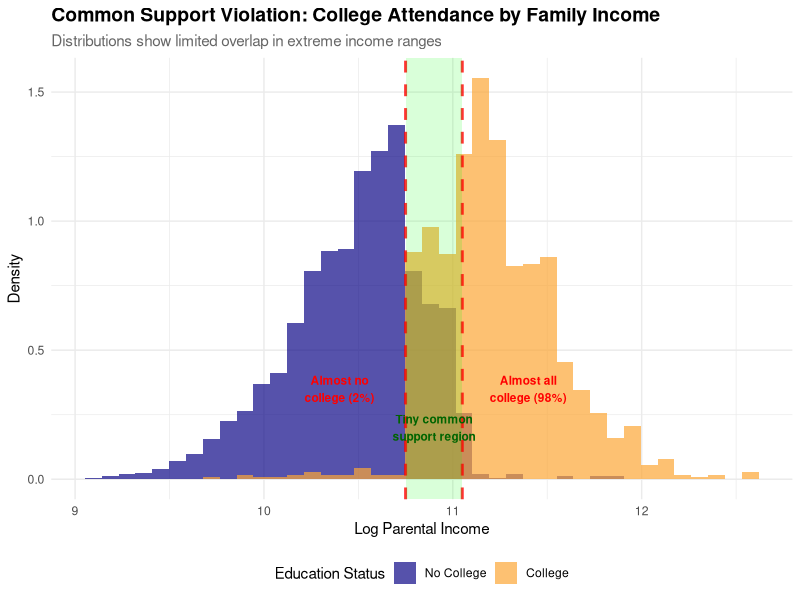
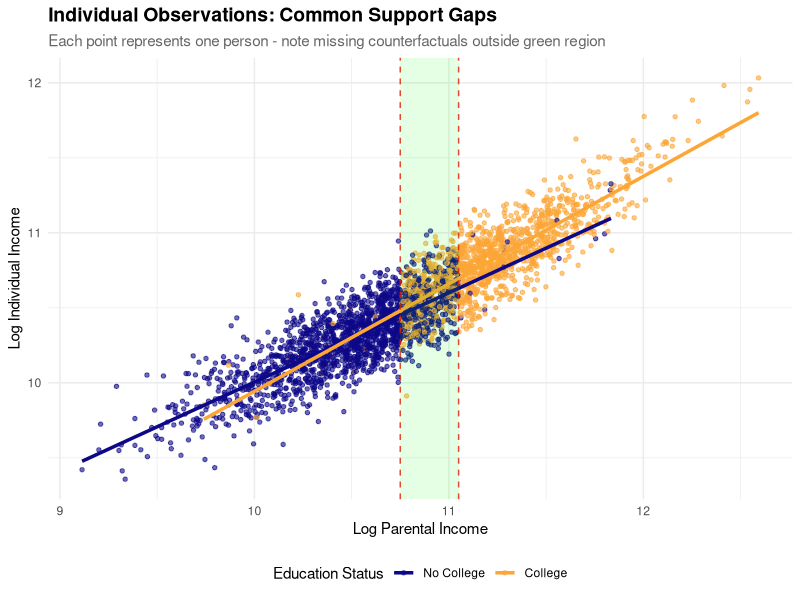

R code for these plots, in order:
# Using AI to design illustration
# Claude 4.0 sonnet 2025-08-13
# version 6
# prompt: Maybe add a scatterplot at the end



library(tidyverse)
library(ggplot2)
library(viridis)

# Set seed for reproducibility
set.seed(42)

# Generate data with EXTREME common support violations
n <- 3000

# Create parental income distribution (MUCH tighter distribution)
log_parent_income <- rnorm(n, mean = 10.8, sd = 0.5)

# VERY tight selection thresholds for minimal overlap
college_prob <- ifelse(log_parent_income < 10.75, 0.02,   # Almost no college below 10.75
                       ifelse(log_parent_income > 11.05, 0.98,   # Almost all college above 11.05
                              0.5))                               # 50/50 in tiny middle range

# Add some randomness but maintain very strong correlation
has_degree <- rbinom(n, 1, college_prob)

# Generate log income outcome with EXPONENTIAL heterogeneous treatment effects
parental_effect <- 0.6        # Strong intergenerational correlation
intercept <- 4.0              # Base log income

# EXPONENTIAL college premium: returns explode with family income
college_premium <- 0.05 * exp(1.2 * (log_parent_income - 10.8))

log_income <- intercept + 
  parental_effect * log_parent_income + 
  college_premium * has_degree +
  rnorm(n, 0, 0.15)  # Low noise for clear signal

# Create the dataset
data <- tibble(
  log_parent_income = log_parent_income,
  has_degree_num = has_degree,
  has_degree = factor(has_degree, 
                      levels = c(0, 1), 
                      labels = c("No College", "College")),
  log_income = log_income
)

# Create the common support visualization
p1 <- data %>%
  ggplot(aes(x = log_parent_income, fill = has_degree)) +
  geom_histogram(aes(y = after_stat(density)), 
                 alpha = 0.7, 
                 position = "identity", 
                 bins = 40) +
  scale_fill_viridis_d(option = "plasma", end = 0.8) +
  labs(
    title = "Common Support Violation: College Attendance by Family Income",
    subtitle = "Distributions show limited overlap in extreme income ranges",
    x = "Log Parental Income",
    y = "Density",
    fill = "Education Status"
  ) +
  theme_minimal() +
  theme(
    plot.title = element_text(size = 14, face = "bold"),
    plot.subtitle = element_text(size = 11, color = "gray40"),
    legend.position = "bottom"
  ) +
  # Add vertical lines to highlight problematic regions (very tight thresholds)
  geom_vline(xintercept = c(10.75, 11.05), 
             linetype = "dashed", 
             color = "red", 
             alpha = 0.8, 
             size = 1) +
  annotate("text", x = 10.4, y = 0.35, 
           label = "Almost no\ncollege (2%)", 
           size = 3, color = "red", fontface = "bold") +
  annotate("text", x = 11.4, y = 0.35, 
           label = "Almost all\ncollege (98%)", 
           size = 3, color = "red", fontface = "bold") +
  annotate("rect", xmin = 10.75, xmax = 11.05, ymin = -Inf, ymax = Inf,
           alpha = 0.15, fill = "green") +
  annotate("text", x = 10.9, y = 0.2, 
           label = "Tiny common\nsupport region", 
           size = 3, color = "darkgreen", fontface = "bold")

# Display the plot
print(p1)

# Create scatterplot to show individual observations and gaps
p2 <- data %>%
  ggplot(aes(x = log_parent_income, y = log_income, color = has_degree)) +
  geom_point(alpha = 0.6, size = 1.2) +
  scale_color_viridis_d(option = "plasma", end = 0.8) +
  # Add regression lines
  geom_smooth(method = "lm", se = FALSE, size = 1.2) +
  # Highlight common support region
  geom_vline(xintercept = c(10.75, 11.05), 
             linetype = "dashed", color = "red", alpha = 0.8) +
  annotate("rect", xmin = 10.75, xmax = 11.05, ymin = -Inf, ymax = Inf,
           alpha = 0.1, fill = "green") +
  labs(
    title = "Individual Observations: Common Support Gaps",
    subtitle = "Each point represents one person - note missing counterfactuals outside green region",
    x = "Log Parental Income", 
    y = "Log Individual Income",
    color = "Education Status"
  ) +
  theme_minimal() +
  theme(
    plot.title = element_text(size = 14, face = "bold"),
    plot.subtitle = element_text(size = 11, color = "gray40"),
    legend.position = "bottom"
  )

print(p2)

# Summary statistics and common support analysis
cat("\n=== Common Support Analysis ===\n")
cat("Sample size:", nrow(data), "\n")

# Show the problem quantitatively
support_analysis <- data %>%
  group_by(has_degree) %>%
  summarise(
    n = n(),
    min_income = min(log_parent_income),
    max_income = max(log_parent_income),
    mean_income = mean(log_parent_income),
    .groups = "drop"
  )

print(support_analysis)

# Calculate overlap region precisely
college_min <- min(data$log_parent_income[data$has_degree == "College"])
college_max <- max(data$log_parent_income[data$has_degree == "College"])
no_college_min <- min(data$log_parent_income[data$has_degree == "No College"])
no_college_max <- max(data$log_parent_income[data$has_degree == "No College"])

overlap_min <- max(college_min, no_college_min)
overlap_max <- min(college_max, no_college_max)

cat("\nCommon support region: [", round(overlap_min, 2), ", ", round(overlap_max, 2), "]\n")

# Define overlap sample
data_overlap <- data %>%
  filter(log_parent_income >= overlap_min & log_parent_income <= overlap_max)

cat("Overlap sample size:", nrow(data_overlap), "observations\n")
cat("Percentage of full sample:", round(100 * nrow(data_overlap) / nrow(data), 1), "%\n")

# === OLS COMPARISON ===
cat("\n=== OLS Regression Comparison ===\n")

# Full sample regression
model_full <- lm(log_income ~ has_degree_num + log_parent_income, data = data)

# Overlap sample regression  
model_overlap <- lm(log_income ~ has_degree_num + log_parent_income, data = data_overlap)

# Extract coefficients
coef_full <- summary(model_full)$coefficients["has_degree_num", ]
coef_overlap <- summary(model_overlap)$coefficients["has_degree_num", ]

# Create comparison table
comparison <- tibble(
  Sample = c("Full Sample", "Common Support Only"),
  `N` = c(nrow(data), nrow(data_overlap)),
  `College Coefficient` = round(c(coef_full[1], coef_overlap[1]), 3),
  `Standard Error` = round(c(coef_full[2], coef_overlap[2]), 3),
  `t-statistic` = round(c(coef_full[3], coef_overlap[3]), 2)
)

print(comparison)

# Calculate average treatment effects for interpretation
# True ATE varies exponentially with parental income
ate_full <- mean(0.05 * exp(0.4 * (data$log_parent_income - 10.8)))
ate_overlap <- mean(0.05 * exp(0.4 * (data_overlap$log_parent_income - 10.8)))

cat("\nInterpretation:\n")
cat("- Model uses EXPONENTIAL heterogeneous treatment effects\n")
cat("- College premium = 0.05 * exp(0.4 * (parental_income - 10.8))\n")
cat("- Low-income families: ~5% returns, High-income families: ~20%+ returns\n\n")
cat("- True ATE in full sample:", round(ate_full, 3), "\n")
cat("- True ATE in overlap sample:", round(ate_overlap, 3), "\n")
cat("- Full sample estimate:", round(coef_full[1], 3), "\n")
cat("- Common support estimate:", round(coef_overlap[1], 3), "\n")
cat("- Bias in full sample:", round(coef_full[1] - ate_full, 3), "\n")
cat("- Bias in overlap sample:", round(coef_overlap[1] - ate_overlap, 3), "\n\n")

cat("MECHANISM OF BIAS:\n")
cat("- Full sample includes many high-income college grads (huge returns)\n")
cat("- But almost no high-income non-grads for comparison\n")
cat("- Estimated effect conflates college premium with family income effects\n")
cat("- Common support focuses on comparable middle-income families\n")